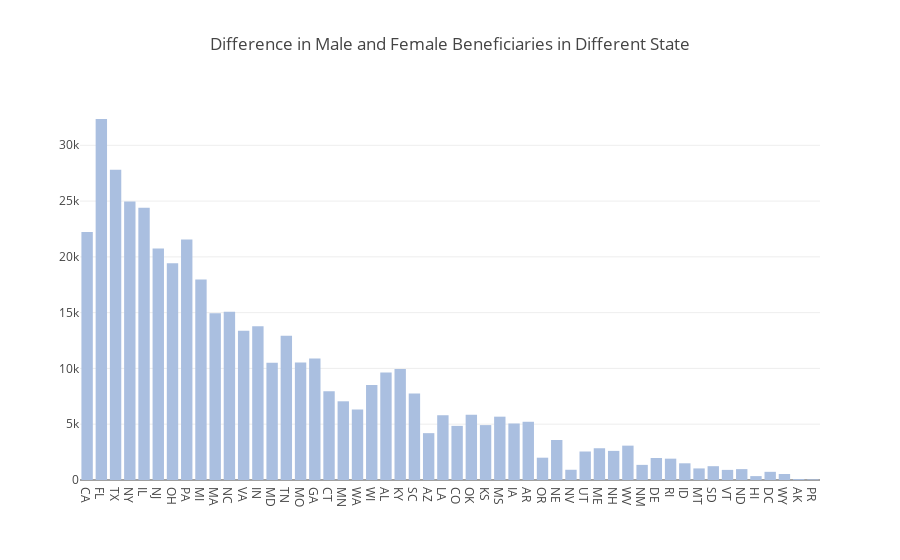

Notebook code cell kept with this figure:
### Markdown cell above
**Inference**  
> All of the states have more female beneficiaries than male beneficiaries, which indicates that there might exist a fixed quota for number of beneficiaries.   
> Highest number of feamle beneficiaries are from Florida State while highest number of male beneficiaries are from California State

### 3.2 Difference in Male and Female Beneficiaries

### Code cell
response1['difference'] = response1['female_ben'] - response1['male_ben']

trace1 = go.Bar(
    x=response1.state,
    y=response1.difference,
    marker=dict(color='#aabfe0'),
    name='Total Male beneficiaries'
)
data = [trace1]
layout = go.Layout(barmode='group', legend=dict(orientation='h'), title='Difference in Male and Female Beneficiaries in Different State')
fig = go.Figure(data=data, layout=layout)
iplot(fig, filename='grouped-bar')

### Figure 1 — Plotly figure (JSON) as saved in the notebook; plotly's stock layout.template omitted (floating-point values rounded to 4 significant figures)
{"data": [{"marker": {"color": "#aabfe0"}, "name": "Total Male beneficiaries", "type": "bar", "uid": "f7550fb2-fda6-11eb-9659-0242ac130202", "x": ["CA", "FL", "TX", "NY", "IL", "NJ", "OH", "PA", "MI", "MA", "NC", "VA", "IN", "MD", "TN", "MO", "GA", "CT", "MN", "WA", "WI", "AL", "KY", "SC", "AZ", "LA", "CO", "OK", "KS", "MS", "IA", "AR", "OR", "NE", "NV", "UT", "ME", "NH", "WV", "NM", "DE", "RI", "ID", "MT", "SD", "VT", "ND", "HI", "DC", "WY", "AK", "PR"], "y": [22239, 32356, 27804, 24965, 24405, 20755, 19431, 21556, 17974, 14955, 15088, 13384, 13784, 10512, 12927, 10528, 10895, 7955, 7054, 6317, 8514, 9641, 9952, 7746, 4199, 5804, 4852, 5855, 4921, 5676, 5066, 5220, 2000, 3587, 918, 2554, 2846, 2610, 3080, 1356, 1970, 1913, 1497, 1038, 1238, 906, 975, 349, 733, 540, 85, 56]}], "layout": {"autosize": true, "barmode": "group", "legend": {"orientation": "h"}, "title": {"text": "Difference in Male and Female Beneficiaries in Different State"}, "xaxis": {"autorange": true, "range": [-0.5, 51.5], "type": "category"}, "yaxis": {"autorange": true, "range": [0, 34060.0], "type": "linear"}}}
